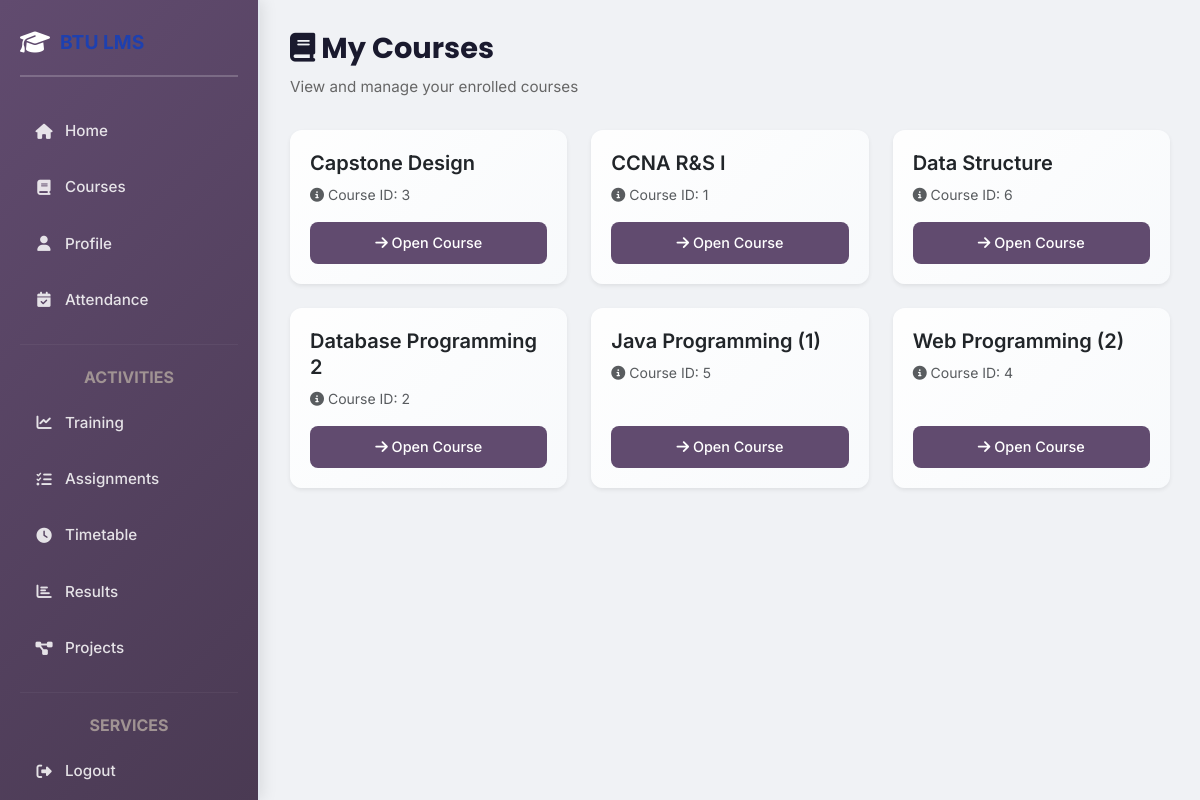
Page /student/courses.php (signed in) on the committed database.
### tables this page shows
CREATE TABLE `courses` (
  `id` int(11) NOT NULL,
  `course_name` varchar(100) DEFAULT NULL,
  `doctor_id` int(11) DEFAULT NULL
);

### student/courses.php (the view, shortened to what this page needs)
<?php
include 'layout.php';
include '../config/db.php';
$student_id = $_SESSION['user_id'];
$courses = $conn->query("
    SELECT courses.*
    FROM courses
    JOIN enrollments ON courses.id = enrollments.course_id
    WHERE enrollments.student_id = $student_id
    ORDER BY courses.course_name ASC
");
?>
<div class="page-header">
    <h2><i class="fas fa-book"></i> My Courses</h2>
    <p>View and manage your enrolled courses</p>
</div>
<?php if($courses && $courses->num_rows > 0): ?>
<div class="row">
    <?php while($c = $courses->fetch_assoc()): ?>
    <div class="col-md-4 mb-4">
        <div class="card h-100 shadow-sm">
            <div class="card-body d-flex flex-column">
                <div class="mb-3">
                    <h5 class="card-title mb-2"><?= htmlspecialchars($c['course_name']) ?></h5>
                    <p class="text-muted small mb-0">
                        <i class="fas fa-info-circle"></i> Course ID: <?= htmlspecialchars($c['id']) ?>
                    </p>
                </div>
                <div class="mt-auto">
                    <a href="view_course.php?id=<?= $c['id'] ?>" class="btn btn-dark w-100">
                        <i class="fas fa-arrow-right"></i> Open Course
                    </a>
                </div>
            </div>
        </div>
    </div>
    <?php endwhile; ?>
</div>
<?php endif; ?>
</div></body></html>

### assets/css/site.css (style rules this page uses)
:root { --primary: #1e40af; --primary-hover: #1d4ed8; --secondary: #f59e0b; --success: #10b981; --danger: #ef4444; --warning: #f59e0b; --info: #06b6d4; --light: #f8fafc; --dark: #1e293b; --border: #e2e8f0; --shadow: 0 4px 6px -1px rgba(0, 0, 0, 0.1), 0 2px 4px -1px rgba(0, 0, 0, 0.06); --shadow-lg: 0 10px 15px -3px rgba(0, 0, 0, 0.1), 0 4px 6px -2px rgba(0, 0, 0, 0.05); }
body { background: url('../images/background.jpg') no-repeat center center fixed; background-size: contain; font-family: 'Inter', sans-serif; color: var(--dark); min-height: 100vh; line-height: 1.6; }
.card { background: linear-gradient(135deg, rgba(255, 255, 255, 0.95) 0%, rgba(248, 250, 252, 0.95) 100%); border: 1px solid var(--border); border-radius: 12px; box-shadow: var(--shadow); transition: all 0.3s cubic-bezier(0.4, 0, 0.2, 1); overflow: hidden; }
.card-body { padding: 20px; }
.btn { border-radius: 8px; font-weight: 500; padding: 8px 16px; transition: all 0.2s ease; border: none; cursor: pointer; }
h1, h2, h3, h4, h5, h6 { color: var(--primary); font-weight: 600; line-height: 1.3; }
h2 { font-size: 2rem; }
a { color: var(--primary); text-decoration: none; transition: color 0.2s ease; }
* { transition: all 0.3s cubic-bezier(0.4, 0, 0.2, 1); }

### student/layout.php (style rules this page uses)
* { font-family: 'Inter', sans-serif; }
html, body { height: 100%; background: #f0f2f5; }
body { display: flex; overflow-x: hidden; }
.page-header { margin-bottom: 30px; }
.page-header h2 { font-family: 'Poppins', sans-serif; font-weight: 700; color: #1a1a2e; margin-bottom: 8px; font-size: 1.8rem; }
.page-header p { color: #666; font-size: 0.95rem; margin: 0; }
.card { border: none; border-radius: 12px; box-shadow: 0 2px 8px rgba(0, 0, 0, 0.08); transition: all 0.3s ease; overflow: hidden; }
.card-body { padding: 20px; }
.btn { padding: 10px 20px; border-radius: 8px; font-weight: 500; transition: all 0.3s ease; font-size: 0.9rem; border: none; }
.btn-dark { background: #614b6f; color: white; }

### rows in the picture
courses: course_name "Capstone Design", id "3"
courses: course_name "CCNA R&S I", id "1"
courses: course_name "Data Structure", id "6"
courses: course_name "Database Programming 2", id "2"
courses: course_name "Java Programming (1)", id "5"
courses: course_name "Web Programming (2)", id "4"
